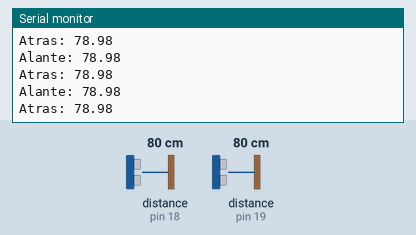
This program was run on a simulated Arduino Uno, built with avr-gcc and run on an emulated ATmega328P. Shown: the last lines printed to the serial monitor. Wiring (inferred from the names in the program): 2 × ultrasonic range finder: trigger pin 5, echo pin 18 / trigger pin 15, echo pin 19. The inputs (shaded band) are chosen by the test bench; at power-on: distance to the obstacle (sensors on pin 18, pin 19) 80 cm. The echo pulse lasts 58.3 µs per cm.

Above: at 1.2 s.
1.3 s: distance to the obstacle (sensor on pin 18) set to 2 cm
At 2.3 s:
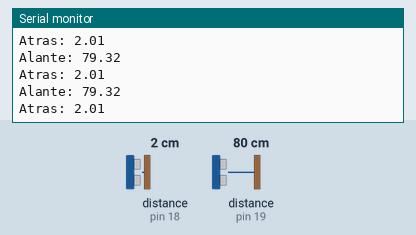
4.3 s: distance to the obstacle (sensor on pin 18) set to 120 cm
At 4.8 s:
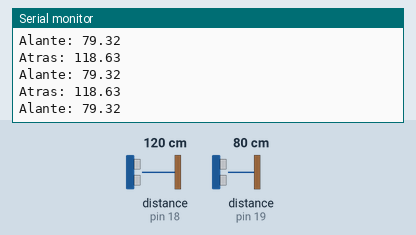
7.3 s: distance to the obstacle (sensor on pin 19) set to 120 cm
At 8.0 s:
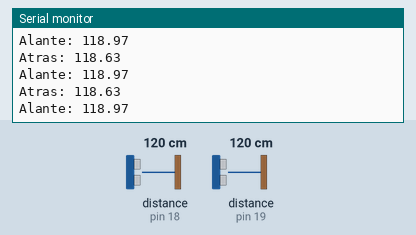
10.3 s: distance to the obstacle (sensor on pin 18) set to 4 cm
At 11.0 s:
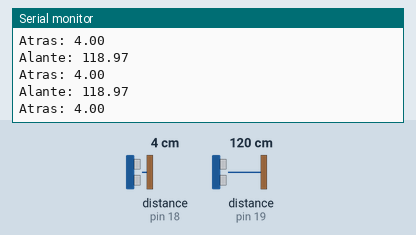
13.3 s: distance to the obstacle (sensor on pin 18) set to 250 cm
At 13.8 s:
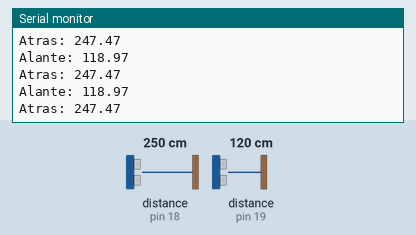
16.3 s: distance to the obstacle (sensor on pin 19) set to 2 cm
At 17.1 s:
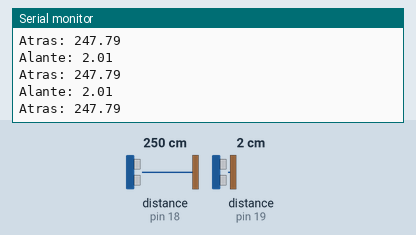
Timing chart, 0 to 18.8 s (numbered marks = the images above; inputs shaded):
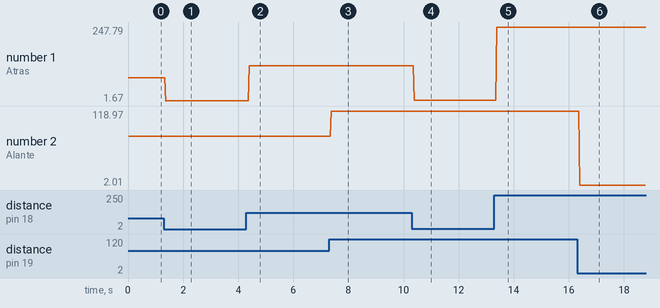

The program:

main.cpp
```cpp
#include <Arduino.h>

//atras
#define TRIGGER 5
#define ECHO_B 18
//alante
#define TRIGGER_F 15
#define ECHO_F 19

#define SOUND_SPEED 0.034

long duration;
float distance_back; //distancia atrás
float distance_front; //distancia alante (ultrasonidos)

float get_back()
{
  digitalWrite(TRIGGER, LOW);
  delayMicroseconds(2);

  digitalWrite(TRIGGER, HIGH);
  delayMicroseconds(10);
  digitalWrite(TRIGGER, LOW);

  duration = pulseIn(ECHO_B, HIGH);

  return duration * SOUND_SPEED/2;
}

float get_front()
{
  digitalWrite(TRIGGER_F, LOW);
  delayMicroseconds(2);

  digitalWrite(TRIGGER_F, HIGH);
  delayMicroseconds(10);
  digitalWrite(TRIGGER_F, LOW);

  duration = pulseIn(ECHO_F, HIGH);

  return duration * SOUND_SPEED/2;
}

void setup()
{
  Serial.begin(9600);
  pinMode(TRIGGER, OUTPUT);
  pinMode(TRIGGER_F, OUTPUT);
  pinMode(ECHO_B, INPUT);
  pinMode(ECHO_F, INPUT);
}

void loop()
{

  // Calculate the distance
  distance_back = get_back();
  distance_front = get_front();


  Serial.print("Atras: ");
  Serial.println(distance_back);
  Serial.print("Alante: ");
  Serial.println(distance_front);
}
```

Measured:
- after the input at 1.3 s, the serial monitor: prints a new line after 0.07 s (image 1)
- after the input at 4.3 s, the serial monitor: prints a new line after 0.10 s (image 2)
- after the input at 7.3 s, the serial monitor: prints a new line after 0.08 s (image 3)
- after the input at 10.3 s, the serial monitor: prints a new line after 0.09 s (image 4)
- after the input at 13.3 s, the serial monitor: prints a new line after 0.08 s (image 5)
- after the input at 16.3 s, the serial monitor: prints a new line after 0.09 s (image 6)
- plotted number 1: 78.98 → 2.01 after the input at 1.3 s, 2.01 → 118.63 after the input at 4.3 s, 118.63 → 4 after the input at 10.3 s, 4 → 247.47 after the input at 13.3 s, 247.47 → 247.7 after the input at 16.3 s
- plotted number 2: 79.32 → 118.97 after the input at 7.3 s, 118.97 → 2.01 after the input at 16.3 s
